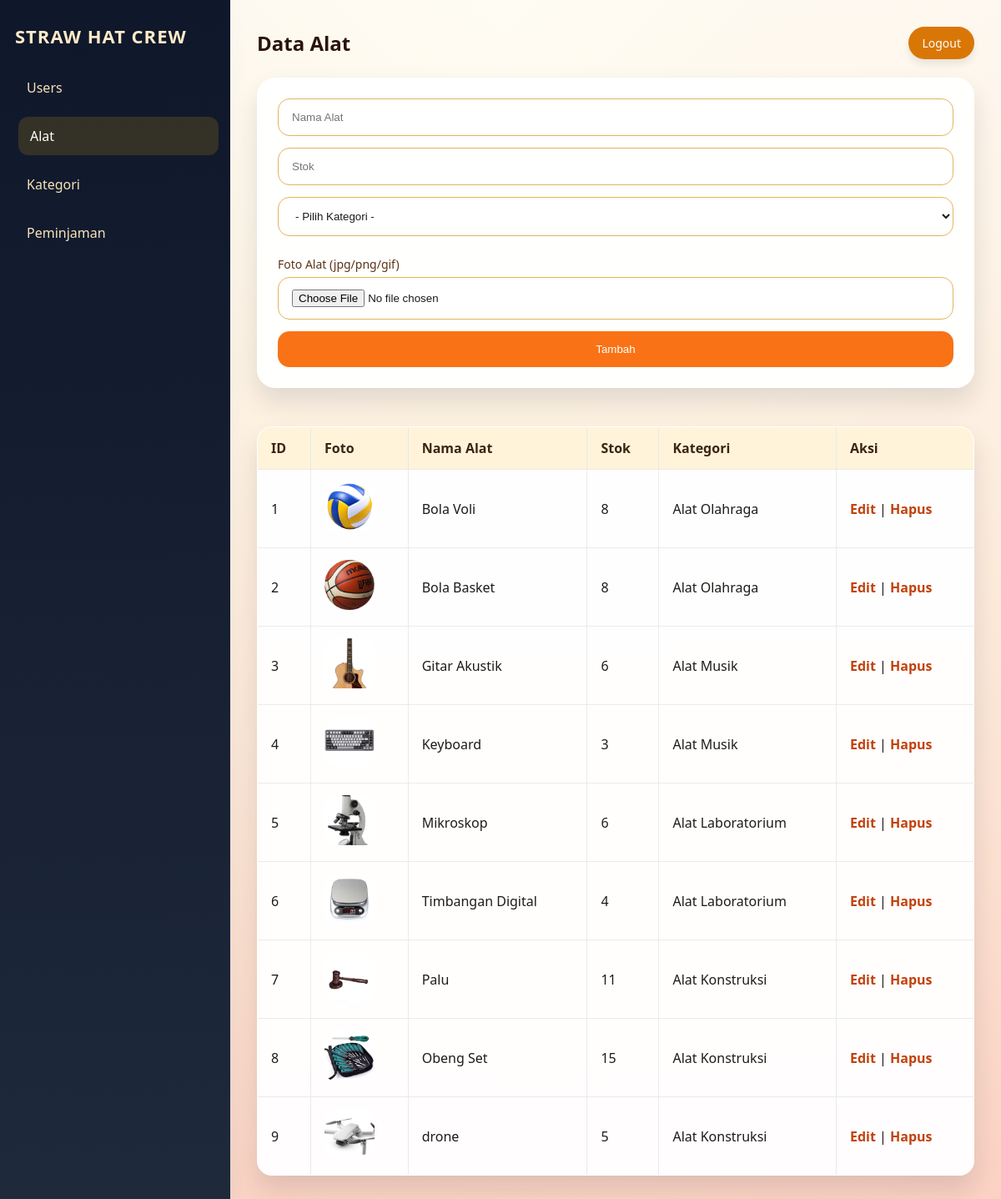
Screenshot of /pinjam_toni/public/index.php?page=alat (signed in) with the database file from the repository.
### tables this page shows
CREATE TABLE `alat` (
  `alat_id` int(11) NOT NULL,
  `kategori_id` int(11) NOT NULL,
  `nama_alat` varchar(100) NOT NULL,
  `stok` int(11) NOT NULL,
  `gambar` varchar(255) DEFAULT NULL,
  `denda_per_hari` int(11) DEFAULT NULL
);

CREATE TABLE `kategori` (
  `kategori_id` int(11) NOT NULL,
  `nama_kategori` varchar(50) NOT NULL,
  `deskripsi` text DEFAULT NULL
);

### pinjam_toni/app/core/controller.php (called while the page is built, shortened)
<?php
class Controller {
    public function model($model) {
        require_once __DIR__ . "/model.php";
        return new $model();
    }
    public function view($view, $data = []) {
        require_once __DIR__ . "/../../views/" . $view . ".php";
    }
}

### pinjam_toni/app/controllers/admincontroller.php (called while the page is built, shortened)
<?php
class AdminController extends Controller
{
    public function alat()
    {
        $alatModel = $this->model('Alat');
        $kategoriModel = $this->model('Kategori');
        $data['alat'] = $alatModel->getAll();
        $data['kategori'] = $kategoriModel->getAll();
        $this->view('admin/alat', $data);
    }
}

### pinjam_toni/app/core/model.php (called while the page is built, shortened)
<?php
class Model {
    protected $db;
    public function __construct() {
        $this->db = new mysqli(DB_HOST, DB_USER, DB_PASS, DB_NAME);
    }
    public function query($sql, $params = [], $single = false) {
        $stmt = $this->db->prepare($sql);
        $stmt->execute();
        $result = $stmt->get_result();
        return $result->fetch_all(MYSQLI_ASSOC);
    }
}

### pinjam_toni/app/models/alat.php (called while the page is built, shortened)
<?php
class Alat extends Model {
    public function getAll() {
        return $this->query("SELECT alat.*, kategori.nama_kategori FROM alat LEFT JOIN kategori ON alat.kategori_id = kategori.kategori_id");
    }
}

### pinjam_toni/views/admin/alat.php (the view, shortened to what this page needs)
<!DOCTYPE html>
<html>
<head>
    <link rel="stylesheet" href="assets/css/style.css">
</head>
<body>
    <div class="admin-page">
        <?php include __DIR__ . '/sidebar.php'; ?>
        <main class="admin-content">
            <div class="page-header">
                <h2>Data Alat</h2>
                <a class="btn-logout" href="?page=logout">Logout</a>
            </div>
            <?php $isEdit = isset($edit); ?>
    <form method="post" action="" enctype="multipart/form-data">
        <input type="text" name="nama_alat" placeholder="Nama Alat" value="<?= $isEdit ? htmlspecialchars($edit['nama_alat']) : '' ?>" required>
        <input type="number" name="stok" placeholder="Stok" value="<?= $isEdit ? $edit['stok'] : '' ?>" required>
        <select name="id_kategori" required>
            <option value="">- Pilih Kategori -</option>
        </select>
        <label class="upload-label">Foto Alat (jpg/png/gif)</label>
        <input type="file" name="gambar" accept="image/*">
        <button type="submit"><?= $isEdit ? 'Update' : 'Tambah' ?></button>
    </form>
    <br>
    <table border="1" cellpadding="8" cellspacing="0">
        <thead>
            <tr>
                <th>ID</th>
                <th>Foto</th>
                <th>Nama Alat</th>
                <th>Stok</th>
                <th>Kategori</th>
                <th>Aksi</th>
            </tr>
        </thead>
        <tbody>
        <?php foreach($alat as $a): ?>
            <tr>
                <td><?= $a['alat_id'] ?></td>
                <td>
                    <?php if (!empty($a['gambar'])): ?>
                        <img class="table-thumb" src="assets/uploads/<?= htmlspecialchars($a['gambar']) ?>" alt="<?= htmlspecialchars($a['nama_alat']) ?>">
                    <?php else: ?>
                        -
                    <?php endif; ?>
                </td>
                <td><?= htmlspecialchars($a['nama_alat']) ?></td>
                <td><?= $a['stok'] ?></td>
                <td><?= $a['nama_kategori'] ?></td>
                <td>
                    <a href="?page=alat&edit=<?= $a['alat_id'] ?>">Edit</a> |
                    <a href="?page=alat&delete=<?= $a['alat_id'] ?>" onclick="return confirm('Hapus alat ini?')">Hapus</a>
                </td>
            </tr>
        <?php endforeach ?>
        </tbody>
    </table>
        </main>
    </div>
</body>
</html>

### pinjam_toni/public/index.php (shortened to what this page needs)
<?php
require_once __DIR__ . "/../app/core/controller.php";
require_once __DIR__ . "/../app/core/model.php";
$page = $_GET['page'] ?? 'login';
switch($page) {
    case 'alat':
        if (isset($_SESSION['user']) && $_SESSION['user']['level'] === 'Admin') {
            require_once "../app/controllers/AdminController.php";
            $admin = new AdminController();
            $admin->alat();
        } else {
            header('Location: index.php?page=login');
            exit;
        }
        break;
}

### pinjam_toni/views/admin/sidebar.php
<aside class="admin-sidebar">
    <div class="sidebar-brand">Straw Hat Crew</div>
    <?php $currentPage = $_GET['page'] ?? 'users'; ?>
    <nav>
        <a href="?page=users" class="<?= $currentPage === 'users' ? 'active' : '' ?>">Users</a>
        <a href="?page=alat" class="<?= $currentPage === 'alat' ? 'active' : '' ?>">Alat</a>
        <a href="?page=kategori" class="<?= $currentPage === 'kategori' ? 'active' : '' ?>">Kategori</a>
        <a href="?page=peminjaman" class="<?= $currentPage === 'peminjaman' ? 'active' : '' ?>">Peminjaman</a>
    </nav>
</aside>

### pinjam_toni/public/assets/css/style.css (style rules this page uses)
body { font-family: 'Segoe UI', Tahoma, Geneva, Verdana, sans-serif; background: radial-gradient(circle at top center, #ffdd77 0%, #f4b740 20%, #f05a28 100%); margin: 0; padding: 0; color: #1e1b18; }
.admin-page { display: flex; min-height: 100vh; }
.admin-sidebar { width: 240px; background: linear-gradient(180deg, #0f172a 0%, #1e293b 100%); color: #ffebc8; padding: 28px 18px; box-shadow: 4px 0 18px rgba(15, 23, 42, 0.3); }
.admin-sidebar .sidebar-brand { font-size: 22px; font-weight: 800; letter-spacing: 1px; margin-bottom: 24px; text-transform: uppercase; }
.admin-sidebar nav a { display: block; color: #f8e3b8; text-decoration: none; margin-bottom: 12px; padding: 12px 14px; border-radius: 12px; transition: background 0.25s ease, transform 0.25s ease; }
.admin-sidebar nav a.active, .admin-sidebar nav a:hover { background: rgba(255, 190, 11, 0.15); color: #fff; transform: translateX(4px); }
.admin-content { flex: 1; padding: 32px; background: linear-gradient(180deg, rgba(255,255,255,0.92) 0%, rgba(255,255,255,0.72) 100%); }
.page-header { display: flex; justify-content: space-between; align-items: center; margin-bottom: 22px; }
.page-header h2 { margin: 0; color: #2b130a; text-shadow: 1px 1px 0 rgba(255, 255, 255, 0.5); }
.btn-logout, .btn-secondary { display: inline-block; padding: 10px 16px; border-radius: 999px; text-decoration: none; color: #fff; background: #d97706; font-size: 14px; box-shadow: 0 6px 10px rgba(0, 0, 0, 0.08); }
form { background: rgba(255, 255, 255, 0.95); padding: 24px; border-radius: 22px; box-shadow: 0 16px 30px rgba(15, 23, 42, 0.12); margin-bottom: 24px; border: 1px solid rgba(255, 255, 255, 0.6); }
form input, form select, form button, form textarea { width: 100%; max-width: 100%; box-sizing: border-box; }
form input, form select, form textarea { margin-bottom: 14px; padding: 14px 16px; border: 1px solid #e2b45c; border-radius: 14px; background: rgba(255, 255, 255, 0.96); color: #1d1a18; }
form button { background: #f97316; color: #fff; border: none; cursor: pointer; padding: 14px 18px; border-radius: 14px; transition: transform 0.2s ease, box-shadow 0.2s ease; }
.table-thumb { width: 60px; height: 60px; object-fit: cover; border-radius: 10px; }
.upload-label { display: block; margin: 10px 0 6px; font-size: 14px; color: #5b3416; }
.table-thumb { width: 60px; height: 60px; object-fit: cover; border-radius: 12px; }
table { width: 100%; border-collapse: collapse; background: rgba(255, 255, 255, 0.96); box-shadow: 0 16px 30px rgba(15, 23, 42, 0.12); border-radius: 18px; overflow: hidden; }
table th, table td { border: 1px solid rgba(229, 231, 235, 0.8); padding: 14px 16px; text-align: left; }
table th { background: rgba(251, 191, 36, 0.16); color: #3c2415; }
table a { color: #b45309; text-decoration: none; font-weight: 600; }
body a { color: #c2410c; }

### rows the page displays
alat: alat_id "1", gambar (picture), nama_alat "Bola Voli", stok "8", kategori.nama_kategori "Alat Olahraga"
alat: alat_id "2", gambar (picture), nama_alat "Bola Basket", stok "8", kategori.nama_kategori "Alat Olahraga"
alat: alat_id "3", gambar (picture), nama_alat "Gitar Akustik", stok "6", kategori.nama_kategori "Alat Musik"
alat: alat_id "4", gambar (picture), nama_alat "Keyboard", stok "3", kategori.nama_kategori "Alat Musik"
alat: alat_id "5", gambar (picture), nama_alat "Mikroskop", stok "6", kategori.nama_kategori "Alat Laboratorium"
alat: alat_id "6", gambar (picture), nama_alat "Timbangan Digital", stok "4", kategori.nama_kategori "Alat Laboratorium"
alat: alat_id "7", gambar (picture), nama_alat "Palu", stok "11", kategori.nama_kategori "Alat Konstruksi"
alat: alat_id "8", gambar (picture), nama_alat "Obeng Set", stok "15", kategori.nama_kategori "Alat Konstruksi"
alat: alat_id "9", gambar (picture), nama_alat "drone", stok "5", kategori.nama_kategori "Alat Konstruksi"
